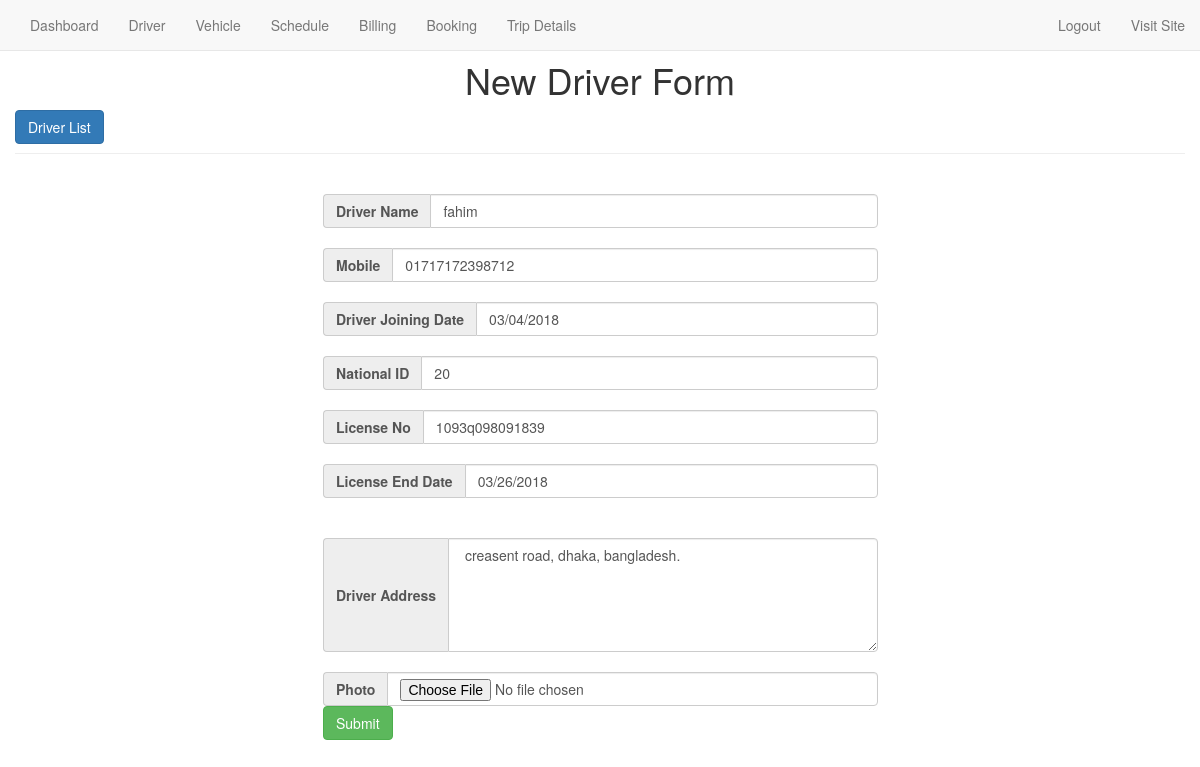
Page /DriverEdit.php?driverid=20 on the earlier database version.
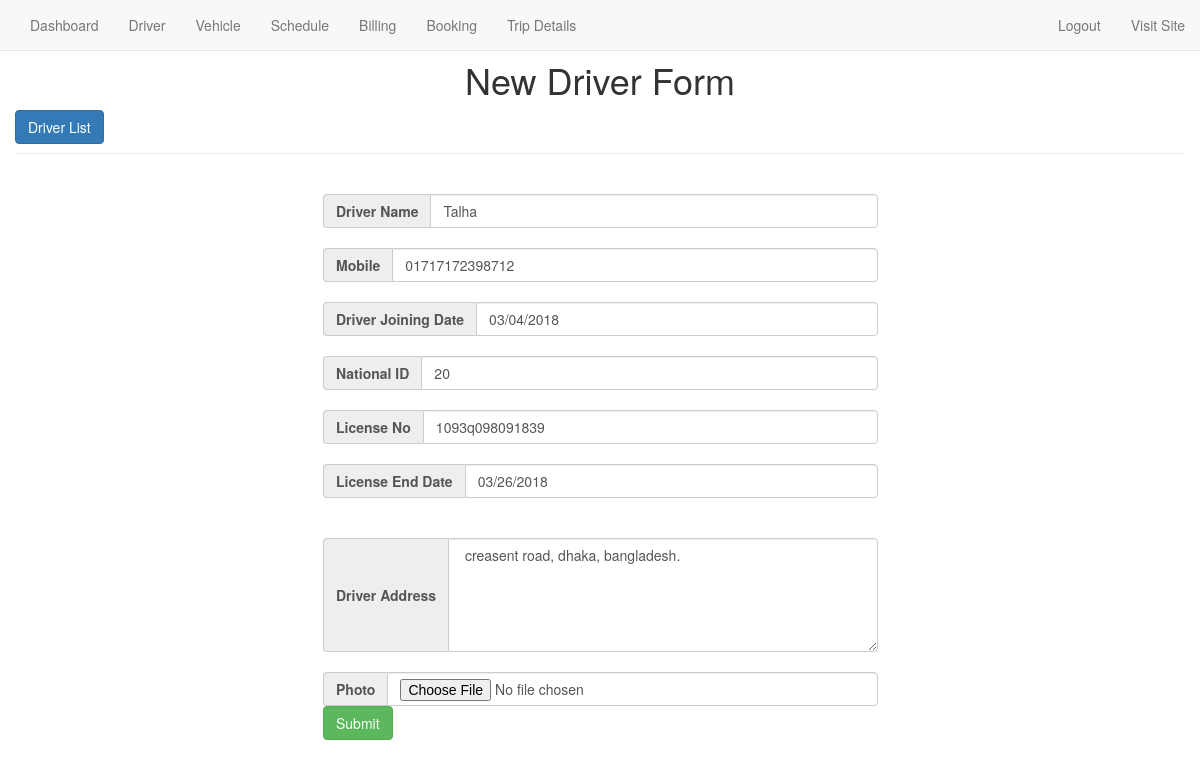
Same page on the later database version.
### tables this page shows
CREATE TABLE `driver` (
  `driverid` int(11) NOT NULL,
  `drname` varchar(255) NOT NULL,
  `drjoin` varchar(255) NOT NULL,
  `drmobile` varchar(20) NOT NULL,
  `drnid` varchar(30) NOT NULL,
  `drlicense` varchar(30) NOT NULL,
  `drlicensevalid` varchar(100) NOT NULL,
  `draddress` varchar(255) NOT NULL,
  `drphoto` varchar(30) NOT NULL,
  `dr_available` int(11) NOT NULL
);

### DriverEdit.php (the view, shortened to what this page needs)
<?php
 $conn= mysqli_connect("localhost", "root", "", "transport_management");
 $driverid= $_GET['driverid'];
 $sql= "SELECT * FROM `driver` WHERE driverid='$driverid' ";
 $res= mysqli_query($conn, $sql);
 $data= mysqli_fetch_assoc($res);
?>
<!DOCTYPE html>
<html lang="en">
<head>
     <link rel="stylesheet" href="https://maxcdn.bootstrapcdn.com/bootstrap/3.3.7/css/bootstrap.min.css">
    <link rel="stylesheet" href="//code.jquery.com/ui/1.12.1/themes/base/jquery-ui.css">
     <link rel="stylesheet" href="sweetalert2/sweetalert2.css">
    <link rel="stylesheet" href="style.css">
    <link rel="stylesheet" href="animate.css">
</head>
<body>
 <?php include 'navbar_admin.php'; ?>
 <br>
   <div class="container">
     <div class="row">
        <div class="page-header">
            <h1 style="text-align: center;">New Driver Form</h1>
            <a class="btn btn-primary float-right" href="DriverIndex.php" role="button">Driver List</a>
      </div>
       <div class="col-md-3">
       </div>
        <div class="col-md-6 animated bounceIn">
                <br>
            <form class="form-horizontal" action="" method="post" enctype="multipart/form-data" >
                <div class="input-group">
                  <span class="input-group-addon"><b>Driver Name</b></span>
                  <input id="drname" type="text" class="form-control" name="drname" value="<?php echo $data["drname"] ?>" required>
                </div>
                <br>
                 <div class="input-group">
                  <span class="input-group-addon"><b>Mobile</b></span>
                  <input id="drmobile" type="number" class="form-control" name="drmobile"value="<?php echo $data["drmobile"] ?>" required>
                </div>
                <br>
                <div class="input-group">
                  <span class="input-group-addon"><b>Driver Joining Date</b></span>
                  <input id="drjoin" type="text" class="form-control" name="drjoin" value="<?php echo $data["drjoin"] ?>" required>
                </div>
                <br>
                 <div class="input-group">
                  <span class="input-group-addon"><b>National ID</b></span>
                  <input id="drnid" type="number" class="form-control" name="drnid" value="<?php echo $data["driverid"] ?>" required>
                </div>
                <br>
                <div class="input-group">
                  <span class="input-group-addon"><b>License No</b></span>
                  <input id="drlicense" type="text" class="form-control" name="drlicense" value="<?php echo $data["drlicense"] ?>" required>
                </div>
                <br>
                 <div class="input-group">
                  <span class="input-group-addon"><b>License End Date</b></span>
                  <input id="drlicensevalid" type="text" class="form-control" name="drlicensevalid" value="<?php echo $data["drlicensevalid"] ?>" required>
                </div>
                <br>
                <br>
                 <div class="input-group">
                  <span class="input-group-addon"><b>Driver Address</b></span>
                     <textarea rows="5" id="draddress" type="text" class="form-control" name="draddress" required><?php echo $data["draddress"] ?> </textarea>
                </div>
                <br>
                 <div class="input-group">
                  <span class="input-group-addon"><b>Photo</b></span>
                  <input  type="file" class="form-control" name="file">
              </div>
                <div class="input-group">
                  <input type="submit" name="submit" class="btn btn-success">
                </div>
              </form>
        </div>
        <div class="col-md-3"></div>
     </div>
    </div>
</body>
</html>

Differences in the rows shown:
changed driver "creasent road, dhaka, bangladesh.": drname "fahim" → "Talha"
